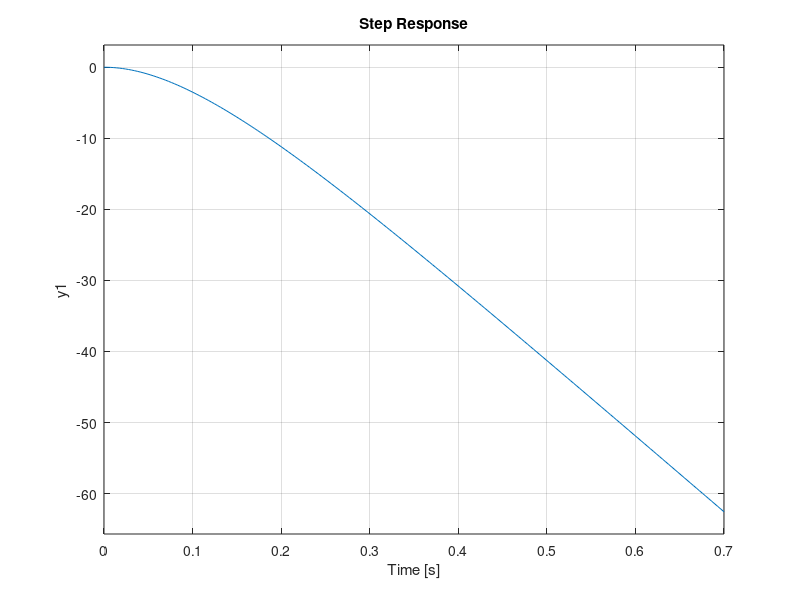

Write MATLAB code to recreate this figure.
%% Deneme

% Compute dimensional TF from aerodynamic non-dimensional derivatives and FEA Iyy
% Uses: rho, V, S, c, m, Iyy, C_L_alpha, C_m_alpha, C_m_q, C_m_delta

rho = 1.225;
V   = 15;        % m/s
S   = 0.40;      % m^2
c   = 0.30;      % m
m   = 2.72;      % kg
Iyy = 1.031;     % kg.m^2  (FEA result)

C_L_alpha  = 4.8;      % per rad
C_m_alpha  = -0.65;
C_m_q      = -12.5;    % per (q*c/2V)
C_m_delta  = -0.95;

% dynamic pressure
q_inf = 0.5 * rho * V^2;

% dimensional pitch moment coefficients (as they enter q_dot)
M_alpha = (q_inf * S * c * C_m_alpha) / Iyy;
M_q     = (q_inf * S * c * C_m_q) / Iyy * (c / (2*V));   % accounts for q nondim factor
M_delta = (q_inf * S * c * C_m_delta) / Iyy;

% dimensional alpha coefficients (note: pick convention for alpha-dot consistently)
% Here we use Z_alpha = - (q_inf * S * C_L_alpha) / m (no V factor)
Z_alpha = - (q_inf * S * C_L_alpha) / m;

% alpha_dot also depends on q coupling; for your prior linear form we used Z_q ~ geometry*V
% A consistent kinematic coupling (check your original derivation). For compatibility with earlier numeric model:
Z_q = 56.7;        % keep if you accept the earlier scaling; otherwise derive from kinematics
Z_delta = 0.232;   % if you have a dimensional CL_delta, convert similarly

% Assemble state-space A,B,C,D using the chosen alpha convention
% We assume the same structure used earlier (alpha_dot = Z_alpha*alpha + Z_q*q + Z_delta*delta)
A = [ Z_alpha,  Z_q, 0;
      M_alpha,  M_q, 0;
      0,        Z_q, 0 ];

B = [ Z_delta;
      M_delta;
      0 ];

C = [0 0 1];
D = 0;

sys = ss(A,B,C,D);
P_sys = tf(sys);
P_sys

step(P_sys)
